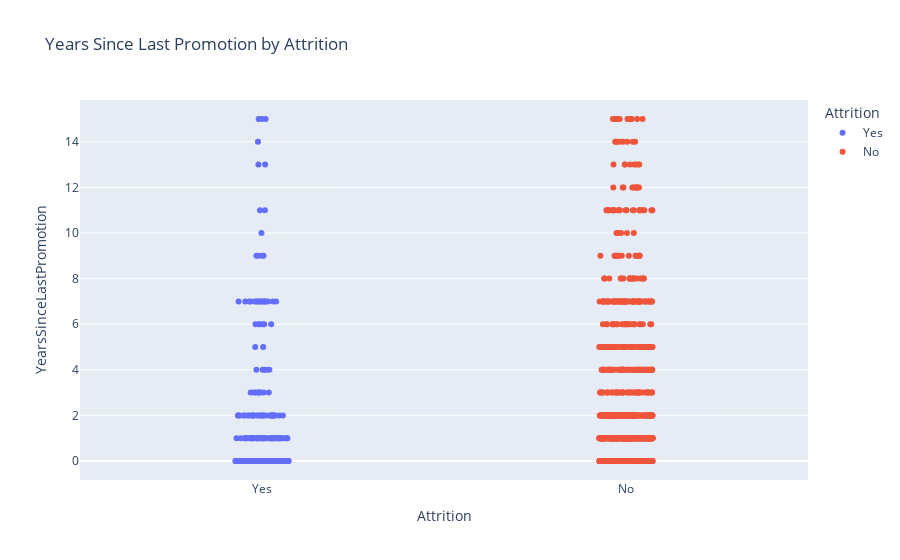

Notebook code cell kept with this figure:
### Markdown cell above
### Promotion Gap

### Code cell
px.strip(df, x="Attrition", y="YearsSinceLastPromotion", color="Attrition", title="Years Since Last Promotion by Attrition").show()

### Figure 1 — Plotly figure (JSON) as saved in the notebook; plotly's stock layout.template omitted (floating-point values rounded to 4 significant figures; data arrays with more than 128 entries replaced by an {"elided": "..."} marker saying what was removed)
{"data": [{"alignmentgroup": "True", "boxpoints": "all", "fillcolor": "rgba(255,255,255,0)", "hoveron": "points", "hovertemplate": "Attrition=%{x}<br>YearsSinceLastPromotion=%{y}<extra></extra>", "legendgroup": "Yes", "line": {"color": "rgba(255,255,255,0)"}, "marker": {"color": "#636efa"}, "name": "Yes", "offsetgroup": "Yes", "orientation": "v", "pointpos": 0, "showlegend": true, "type": "box", "x": {"elided": "238 str values"}, "x0": " ", "xaxis": "x", "y": {"elided": "238 int values"}, "y0": " ", "yaxis": "y"}, {"alignmentgroup": "True", "boxpoints": "all", "fillcolor": "rgba(255,255,255,0)", "hoveron": "points", "hovertemplate": "Attrition=%{x}<br>YearsSinceLastPromotion=%{y}<extra></extra>", "legendgroup": "No", "line": {"color": "rgba(255,255,255,0)"}, "marker": {"color": "#EF553B"}, "name": "No", "offsetgroup": "No", "orientation": "v", "pointpos": 0, "showlegend": true, "type": "box", "x": {"elided": "1242 str values"}, "x0": " ", "xaxis": "x", "y": {"elided": "1242 int values"}, "y0": " ", "yaxis": "y"}], "layout": {"boxmode": "overlay", "legend": {"title": {"text": "Attrition"}, "tracegroupgap": 0}, "title": {"text": "Years Since Last Promotion by Attrition"}, "xaxis": {"anchor": "y", "categoryarray": ["Yes", "No"], "categoryorder": "array", "domain": [0, 1], "title": {"text": "Attrition"}}, "yaxis": {"anchor": "x", "domain": [0, 1], "title": {"text": "YearsSinceLastPromotion"}}}}
